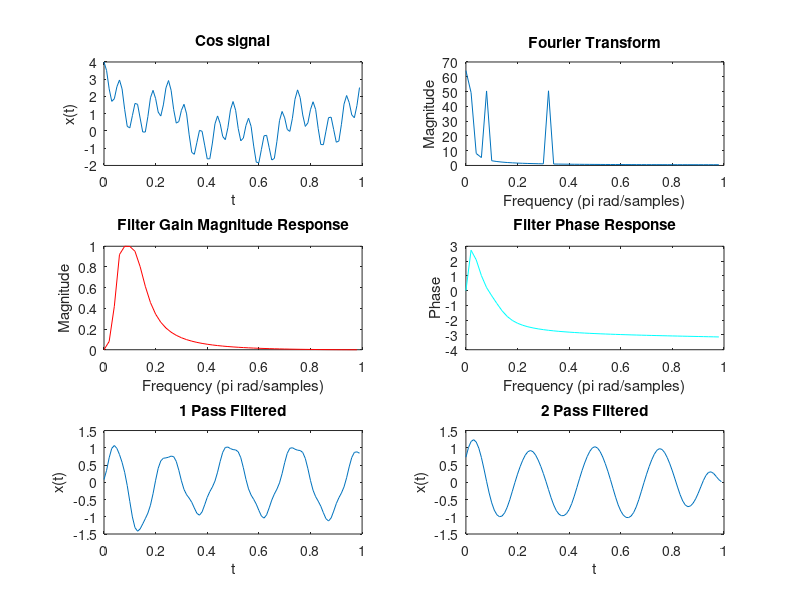

Recreate this plot in MATLAB.
w1=1/4;
w2=1;
w3=4;
w4=16;
Fs=100;
t=0:1/Fs:1-1/Fs;
n=length(t);
%x=cos(8*pi*t);
x=cos(2*pi*w1*t)+cos(2*pi*w2*t)+cos(2*pi*w3*t)+cos(2*pi*w4*t);

subplot(321)
plot(t,x);
title('Cos signal')
xlabel('t')
ylabel('x(t)')
subplot(322)
mag=abs(fft(x));
plot(0:2/n:1-2/n,mag(1:length(mag)/2))
title('Fourier Transform')
xlabel('Frequency (pi rad/samples)')
ylabel('Magnitude')
subplot(323)
[B,A]=butter(2,[.05 .15],'bandpass');
[H,W]=freqz(B,A,n/2);
plot(0:2/n:1-2/n,abs(H),'r')
title('Filter Gain Magnitude Response')
xlabel('Frequency (pi rad/samples)')
ylabel('Magnitude')
subplot(324)
plot(0:2/n:1-2/n,angle(H),'c')
title('Filter Phase Response')
xlabel('Frequency (pi rad/samples)')
ylabel('Phase')
subplot(325)
xfilt=filter(B,A,x);
plot(t,xfilt)
title('1 Pass Filtered')
xlabel('t')
ylabel('x(t)')
subplot(326)
xfilt2=flipud(filter(B,A,flipud(xfilt(:))));
plot(t,xfilt2)
title('2 Pass Filtered')
xlabel('t')
ylabel('x(t)')

